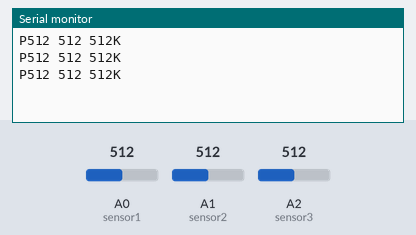
Simulated run of this sketch. Board: Arduino Uno, built with avr-gcc and run on an emulated ATmega328P. Shown: the last lines printed to the serial monitor. Inputs (shaded band) come from the test bench; at power-on: A0 (sensor1) = 512, A1 (sensor2) = 512, A2 (sensor3) = 512.

Above: at 1.3 s.
1.4 s: A0 (sensor1) set to 716
At 1.9 s:
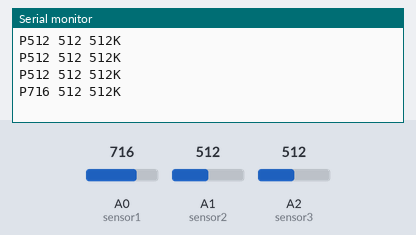
2.9 s: A1 (sensor2) set to 716
At 3.4 s:
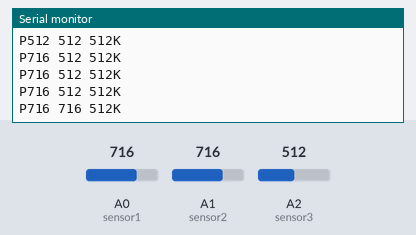
4.4 s: A2 (sensor3) set to 716
At 4.9 s:
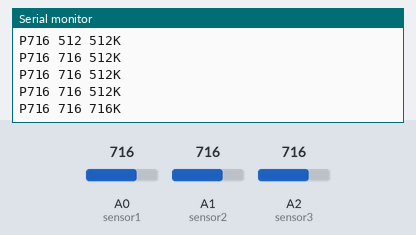
5.9 s: A0 (sensor1) set to 900
At 6.4 s:
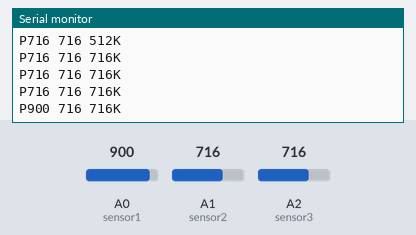
7.4 s: A1 (sensor2) set to 900
At 7.9 s:
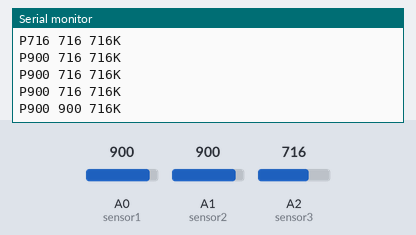
8.9 s: A2 (sensor3) set to 900
At 9.4 s:
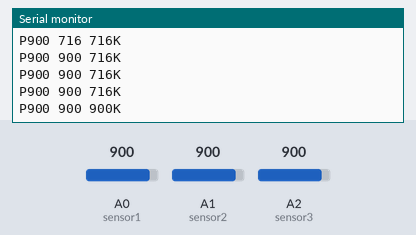
Timing chart, 0 to 11.4 s (numbered marks = the images above; inputs shaded):
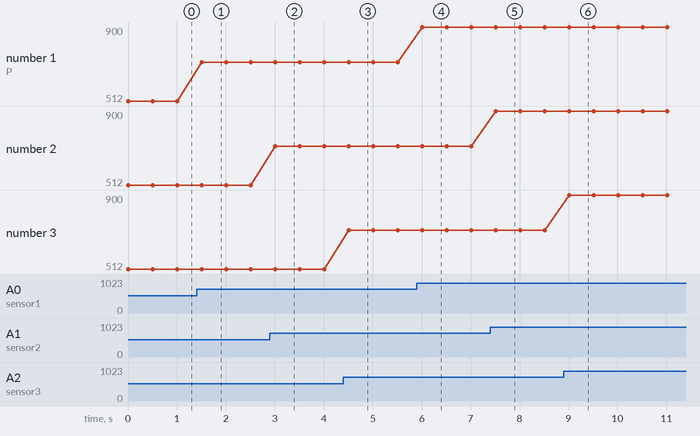

Measured:
- after the input at 1.4 s, the serial monitor: prints a new line after 0.10 s (image 1)
- after the input at 2.9 s, the serial monitor: prints a new line after 0.11 s (image 2)
- after the input at 4.4 s, the serial monitor: prints a new line after 0.11 s (image 3)
- after the input at 5.9 s, the serial monitor: prints a new line after 0.11 s (image 4)
- after the input at 7.4 s, the serial monitor: prints a new line after 0.11 s (image 5)
- after the input at 8.9 s, the serial monitor: prints a new line after 0.12 s (image 6)
- plotted number 1: 512 → 716 after the input at 1.4 s, 716 → 900 after the input at 5.9 s

The sketch:

P_12_EscrituraSensores.ino
```cpp
//Sensores Analogicos ->

int sensor1 = A0;
int sensor2 = A1;
int sensor3 = A2;


void setup() {
  // put your setup code here, to run once:
  Serial.begin(9600);
  Serial.setTimeout(10);
}

int sA, sB, sC;

void loop() {
  // put your main code here, to run repeatedly:
  sA = analogRead(sensor1);
  sB = analogRead(sensor2);
  sC = analogRead(sensor3);

  //Armar la cadena que se enviará
  String cadena = "P" + String(sA) + " " + String(sB) + " " + String(sC) + "K";//K de kilo
  Serial.println(cadena);

  delay(500);
}
```
